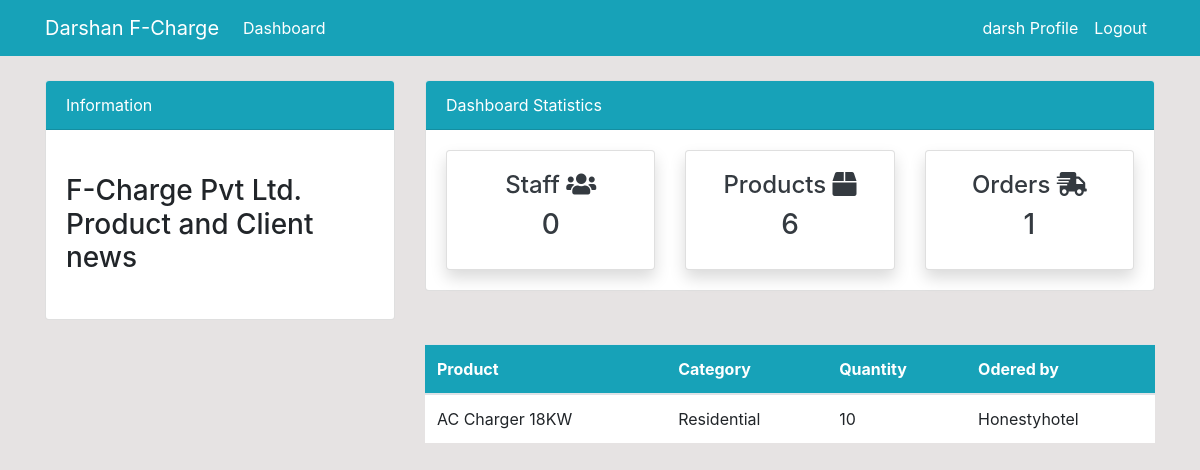
/order/ (signed in), run on the app's committed database.
### dashboard/models.py (models this page shows, shortened)
class Order(models.Model):
    product = models.ForeignKey(Product, on_delete=models.CASCADE, null=True)
    customer = models.ForeignKey(User, on_delete=models.CASCADE, null=True)
    order_quantity = models.PositiveIntegerField(null=True)

class Product(models.Model):
    name = models.CharField(max_length=100, null=True)
    quantity = models.PositiveIntegerField(null=True)
    category = models.CharField(max_length=50, choices=CATEGORY, null=True)

### dashboard/views.py (the view)
# urls.py: path('order/', views.order, name='dashboard-order'),
@login_required(login_url='user-login')
def order(request):
    orders = Order.objects.all()
    order_count = orders.count()
    customer = User.objects.filter(groups=2)
    customer_count = customer.count()
    products = Product.objects.all()
    product_count = products.count()
    context = {
        'orders': orders,
        'customer_count': customer_count,
        'product_count': product_count,
        'order_count': order_count,
    }
    return render(request, 'dashboard/order.html', context)

### templates/dashboard/order.html (shortened to what this page needs)
{% extends 'partials/base.html' %}
{% block content %}
{% include 'partials/topside.html' %}
<div class="row my-4">
    <div class="col-md-4"></div>
    <div class="col-md-8">
        <table class="table bg-white">
            <thead class="bg-info text-white">
                <tr>
                    <th scope="col">Product</th>
                    <th scope="col">Category</th>
                    <th scope="col">Quantity</th>
                    <th scope="col">Odered by</th>
                </tr>
            </thead>
            <tbody>
                {% for order in orders %}
                <tr>
                    <td>{{ order.product.name }}</td>
                    <td>{{ order.product.category }}</td>
                    <td>{{ order.order_quantity }}</td>
                    <td>{{ order.customer.username }}</td>
                </tr>
                {% endfor %}
            </tbody>
        </table>
    </div>
</div>
{% endblock %}

### templates/partials/nav.html (shortened to what this page needs)
<nav class="navbar navbar-expand-lg navbar-info bg-info">
    <div class="container">
        {% if user.is_authenticated %}
        <a class="navbar-brand text-white" href="{% url 'dashboard-index' %}">Darshan F-Charge</a>
        <div class="collapse navbar-collapse" id="navbarSupportedContent">
            <ul class="navbar-nav mr-auto">
                <li class="nav-item active">
                    <a class="nav-link text-white" href="{% url 'dashboard-index' %}">Dashboard </a>
                </li>
            </ul>
            <ul class="navbar-nav ml-auto">
                <li class="nav-item active">
                    <a class="nav-link text-white" href="{% url 'user-profile' %}">{{ user.username }} Profile
                        <span class="sr-only">(current)</span></a>
                </li>
                <li class="nav-item">
                    <a class="nav-link text-white" href="{% url 'user-logout' %}">Logout</a>
                </li>
            </ul>
            {% endif %}
        </div>
    </div>
</nav>

### static/style.css (style rules this page uses)
body { background: rgb(230, 227, 227); }

### data on the page
Order: product.name "AC Charger 18KW", product.category "Residential", order_quantity "10", customer.username "Honestyhotel"

### other printed values
{{ user.username }} "darsh"
{{ customer_count }} "0"
{{ product_count }} "6"
{{ order_count }} "1"
